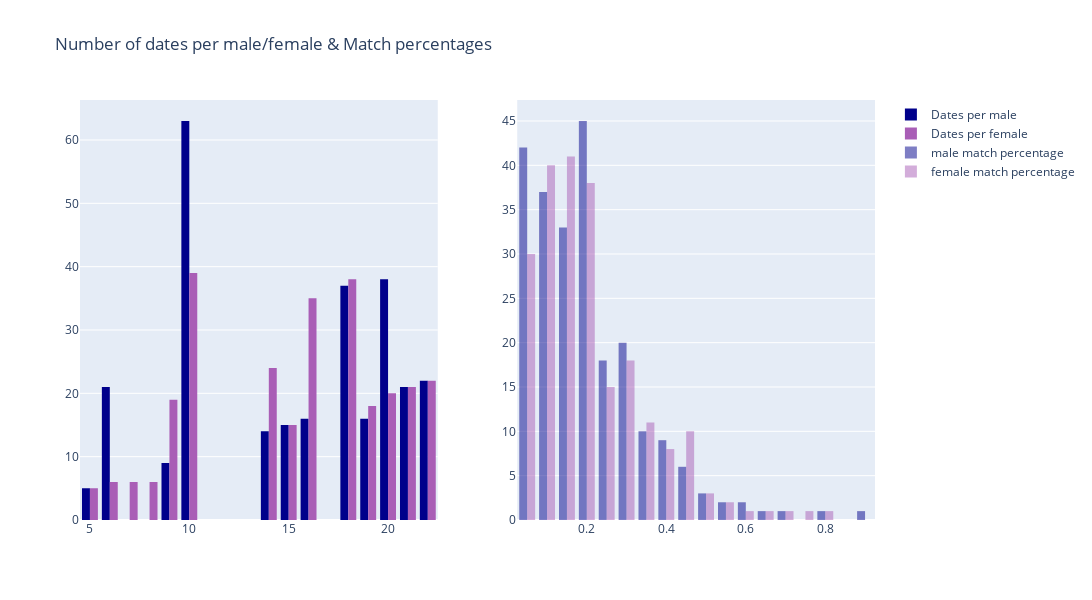

Notebook code cell kept with this figure:
### Markdown cell above
### Let's look closer to successfull matches to find out features :

### Code cell
# fig, axes = plt.subplots(1, 2, figsize=(17,5))
fig = make_subplots(rows=1, cols=2)

# The number of dates per person
num_dates_per_male = data[data.Gender == 'Male'].groupby('iid').apply(len)
num_dates_per_female = data[data.Gender == 'Female'].groupby('iid').apply(len)
fig.add_trace(go.Histogram(x= num_dates_per_male, name='Dates per male', nbinsx=30, marker_color='#00008b'), row=1, col=1)
fig.add_trace(go.Histogram(x= num_dates_per_female, name='Dates per female', nbinsx=30, marker_color='#A95EB6'), row=1, col=1)

# # The number of matches per person

matches = data[data.match == "Yes"]
matches_male = matches[matches.Gender == 'Male'].groupby('iid').apply(len)
matches_female = matches[matches.Gender == 'Female'].groupby('iid').apply(len)

# Calculate the match percentages
male_match_percentage = matches_male / num_dates_per_male
female_match_percentage = matches_female / num_dates_per_female

fig.add_trace(go.Histogram(x= male_match_percentage.dropna(), opacity=0.5, name='male match percentage', marker_color='#00008b'),
    row=1, col=2)
fig.add_trace(go.Histogram(x=female_match_percentage.dropna(), opacity=0.5, name='female match percentage', marker_color='#A95EB6'),
    row=1, col=2)

# fig.add_trace(go.Box(y= data[data['Gender'] == 'Female'].age, x= [0] * data[data['Gender'] == 'Female'].shape[0], name= 'Female_box'),row=1, col=2)
# fig.add_trace(go.Box(y= data[data['Gender'] == 'Male'].age, x= [1] * data[data['Gender'] == 'Male'].shape[0], name= 'Male_box'),row=1, col=2)
fig.update_layout(height=600, width=1100, title_text='Number of dates per male/female & Match percentages')
fig.show()
# axes[1].hist((matches_male / num_dates_per_male).dropna(), alpha=0.5, label='Male match percentage')
# axes[1].hist((matches_female / num_dates_per_female).dropna(), alpha=0.5, label='Female match percentage')
# axes[1].legend(loc='upper right')
# # axes[1].suptitle('Matches per person by gender')

print('Avg. dates per male: {0:.1f}\t\tAvg. dates per female: {1:.1f}\nAvg. male match percentage: {2:.1f}\tAvg. female match percentage: {3:.1f}'.format(
        num_dates_per_male.mean(), 
        num_dates_per_female.mean(),
        (matches_male / num_dates_per_male).mean() * 100.0,
        (matches_female / num_dates_per_female).mean() * 100.0))

### Figure 1 — Plotly figure (JSON) as saved in the notebook; plotly's stock layout.template omitted (floating-point values rounded to 4 significant figures; data arrays with more than 128 entries replaced by an {"elided": "..."} marker saying what was removed)
{"data": [{"marker": {"color": "#00008b"}, "name": "Dates per male", "nbinsx": 30, "type": "histogram", "x": {"elided": "277 int values"}, "xaxis": "x", "yaxis": "y"}, {"marker": {"color": "#A95EB6"}, "name": "Dates per female", "nbinsx": 30, "type": "histogram", "x": {"elided": "274 int values"}, "xaxis": "x", "yaxis": "y"}, {"marker": {"color": "#00008b"}, "name": "male match percentage", "opacity": 0.5, "type": "histogram", "x": {"elided": "231 float values"}, "xaxis": "x2", "yaxis": "y2"}, {"marker": {"color": "#A95EB6"}, "name": "female match percentage", "opacity": 0.5, "type": "histogram", "x": {"elided": "221 float values"}, "xaxis": "x2", "yaxis": "y2"}], "layout": {"height": 600, "title": {"text": "Number of dates per male/female & Match percentages"}, "width": 1100, "xaxis": {"anchor": "y", "domain": [0, 0.45]}, "xaxis2": {"anchor": "y2", "domain": [0.55, 1]}, "yaxis": {"anchor": "x", "domain": [0, 1]}, "yaxis2": {"anchor": "x2", "domain": [0, 1]}}}
